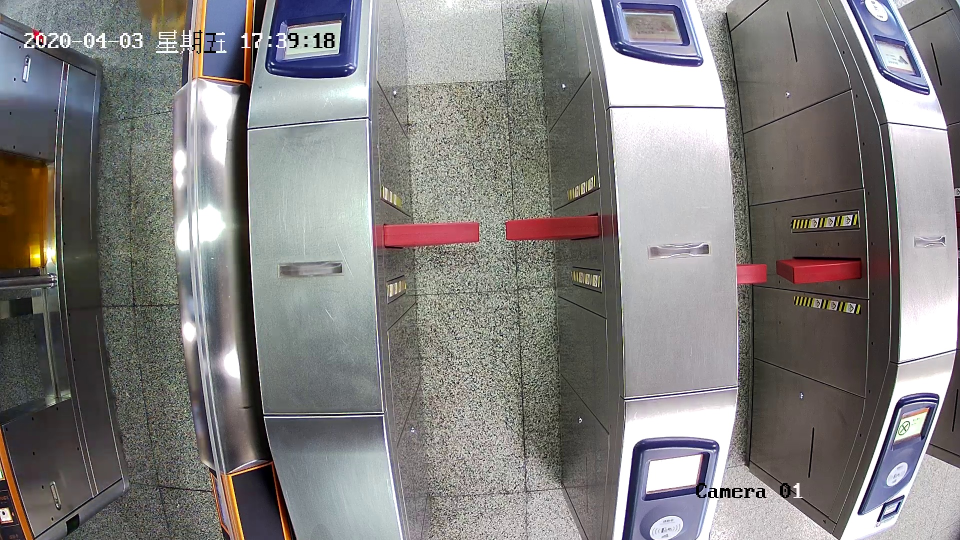
#> input picture images/10.6.8.181_0_open.jpg, 1920 x 1080 px (shown at 1/2 size); its folder holds only this picture in this run
$ python -i myutil.py   (imports and definitions only)
#> lines starting #> are read from the running program, lines starting #| are printed output that depends on the picture; after the words box and inside, x2 and y2 are one past the last pixel; in counts of white or black regions, pixels touching at a corner belong together
#> further down, picture is the input picture: shape (1080, 1920, 3); mean B, G, R 127.3, 128, 130.3
import os
import sys
import random
import itertools
import colorsys

import cv2
import math
import numpy as np
from skimage.measure import find_contours
import matplotlib.pyplot as plt
from matplotlib import patches, lines
from matplotlib.patches import Polygon
import IPython.display
from brakegate_config.gate_config import up_distance_threshold, down_distance_threshold, area_threshold, iou4small_threshold, red_hsv_lower, red_hsv_upper


from mrcnn.visualize import random_colors, apply_mask

# [71 lines left out: function save_instances, not called in this run]
    # if auto_show:
    #     plt.show()


'''
    清洗boxes，要舍弃的：area < 阀值 || iou4small > 0.45
'''
# [31 lines left out: function cleaningBoxes, not called in this run]

'''
    求两个list的差集：list1有但list2没有的数据
'''
# [9 lines left out: function getDifferentSet, not called in this run]


'''
    计算iou4small的值
    :return iou4small的比例, 较大的那个框
'''
# [30 lines left out: function getiou4small, not called in this run]


'''
    获取矩形框的中心点间距
'''
# [33 lines left out: function getShortestDistance, not called in this run]

'''
    检测红灯
'''
def detect_light(img):
    try:
        tmp_img = img.copy()
        tmp_img[:, :, :] = 0    # 原图拷贝涂黑，用于与处理过的图进行比较
#> tmp_img: shape (1080, 1920, 3); every value is 0

        hsv = cv2.cvtColor(img, cv2.COLOR_BGR2HSV)
#> hsv: shape (1080, 1920, 3); mean H, S, V 68.4, 35.5, 136.2
        mask = cv2.inRange(hsv, red_hsv_lower, red_hsv_upper)
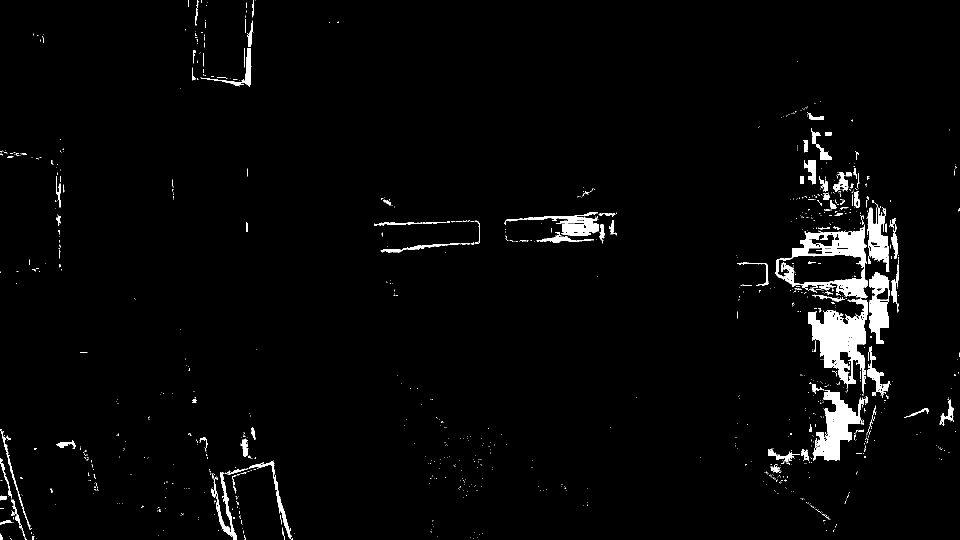
#> mask: shape (1080, 1920) (shown at 1/2 size); 2.7% white; 1160 white regions (1034 under 20 px), largest, box (x1, y1, x2, y2) and area: (1616, 598, 1734, 776) 10004, (1551, 449, 1734, 596) 8907, (1626, 780, 1729, 922) 6399
        _img = cv2.bitwise_and(img, img, mask=mask)    # 在原图上涂，与tmp_img比较

        if tmp_img.any() == _img.any():
            # print("正常")
            return "NORMAL"
        else:
            # print("红灯")
            return "WARNING"
    except Exception as e:
        print(e)

>>> import cv2
>>> picture = cv2.imread('images/10.6.8.181_0_open.jpg')
>>> result = detect_light(picture)
#> result = 'WARNING'

$ run again, on images/10.6.8.191_0_open.jpg
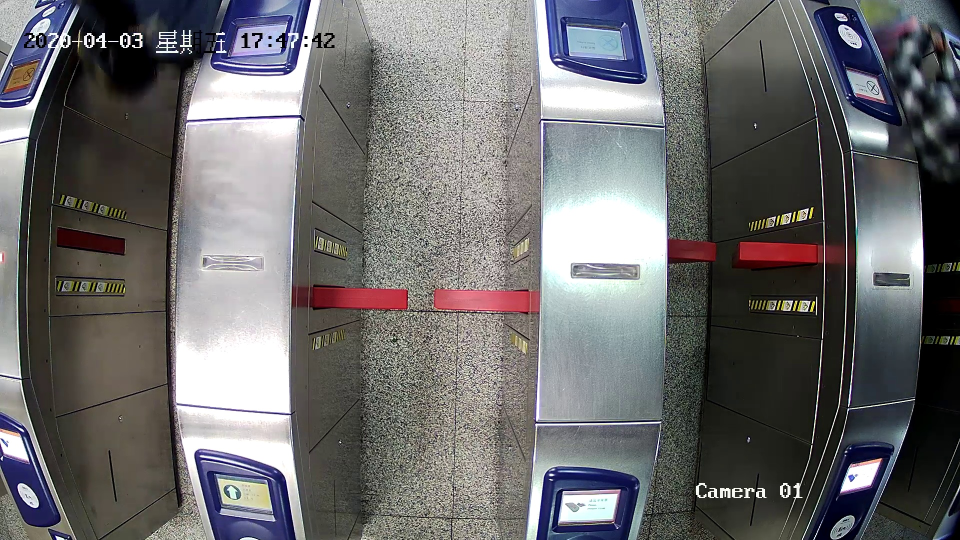
#> input picture images/10.6.8.191_0_open.jpg, 1920 x 1080 px (shown at 1/2 size)
#> picture is the input picture: shape (1080, 1920, 3); mean B, G, R 109.1, 108, 108.8
#> tmp_img: shape (1080, 1920, 3); every value is 0
#> hsv: shape (1080, 1920, 3); mean H, S, V 60, 48.3, 116.3
#> in detect_light, `mask = cv2.inRange(hsv, red_hsv_lower, red_hsv_upper)`:
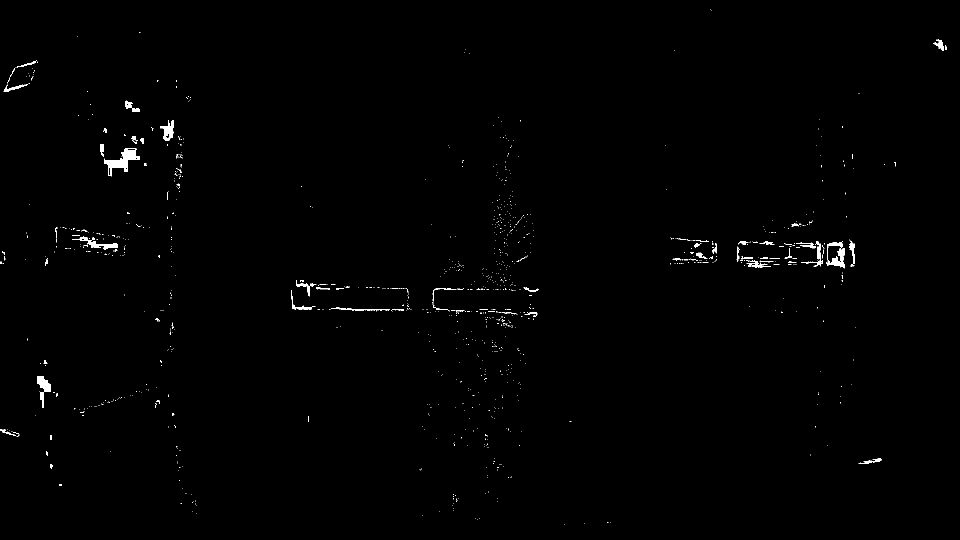
#> mask: shape (1080, 1920) (shown at 1/2 size); 0.59% white; 1110 white regions (1034 under 20 px), largest, box (x1, y1, x2, y2) and area: (208, 296, 280, 353) 1530, (74, 752, 102, 816) 768, (144, 473, 236, 500) 688
#> result = 'WARNING'
